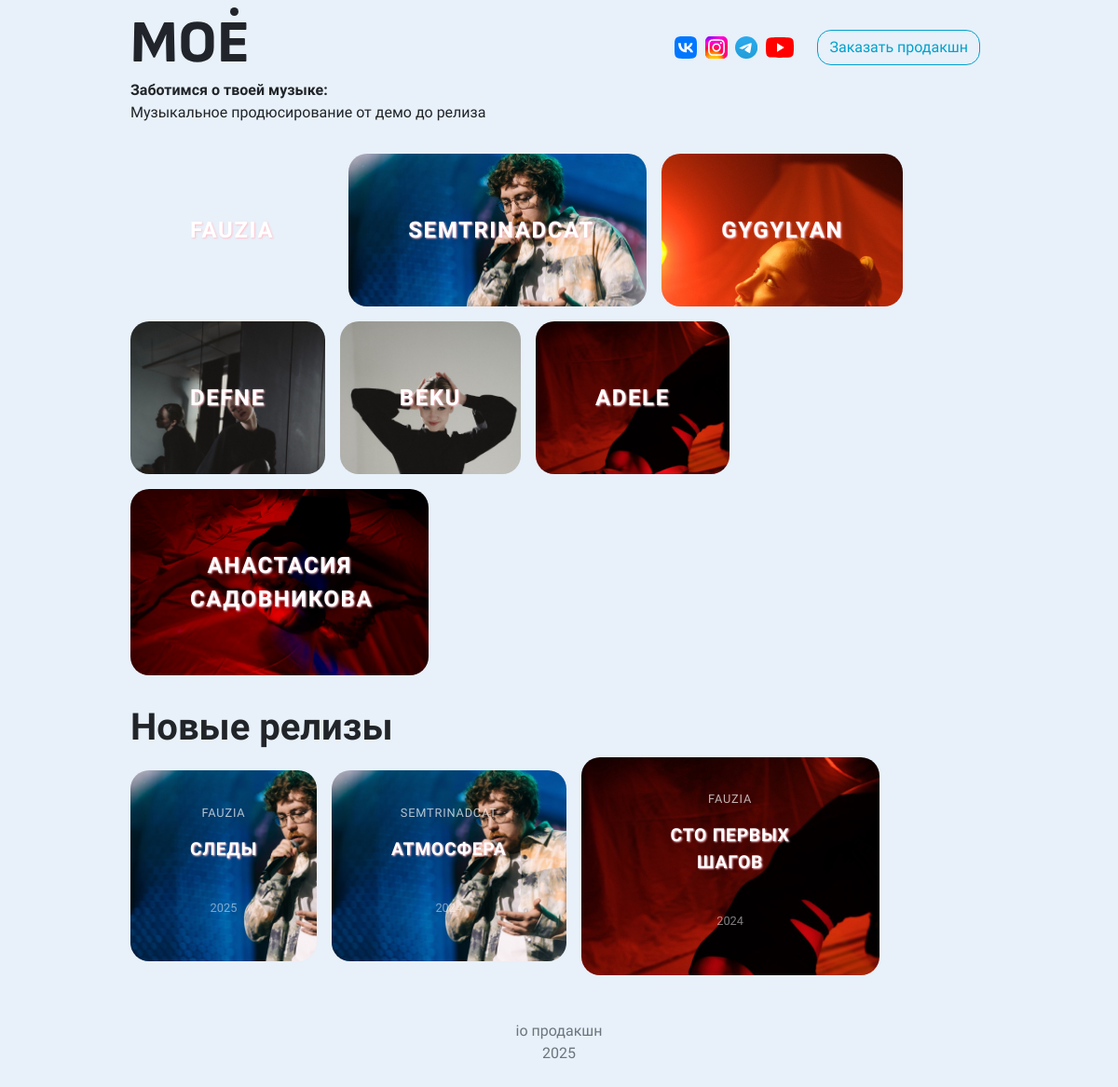
The page / on the database its author committed.
### iocrm_app/models.py (models this page shows, shortened)
class Artist(models.Model):
    name = models.CharField(max_length=200, verbose_name="артист")
    created_at = models.DateTimeField(auto_now_add=True)
    updated_at = models.DateTimeField(auto_now=True)
    cover_image = models.FileField(upload_to='images/', null=True, blank=True)
    ordering = ["updated_at"]
    artist_link = models.CharField(max_length=200, verbose_name="ссылка", blank=True, null=True)
    landing = models.BooleanField()
    @property
    def get_cover_url(self):
        if self.cover_image and hasattr(self.cover_image, 'url'):
            return self.cover_image.url
        else:
            return "/media/images/avatar.png"
    def __str__(self):
        return self.name

class Release(models.Model):
    release_cover = models.FileField(upload_to='images/', null=True, blank=True)
    song = models.ForeignKey(Project, related_name="projects", verbose_name="проекты", on_delete = models.PROTECT)
    landing = models.BooleanField()
    release_date = models.DateField(blank=True, null=True)
    created_at = models.DateTimeField(auto_now_add=True)
    updated_at = models.DateTimeField(auto_now=True)
    ordering = ["updated_at"]
    @property
    def get_cover_url(self):
        if self.release_cover and hasattr(self.release_cover, 'url'):
            return self.release_cover.url
        else:
            return "/media/images/avatar.png"

class Project(models.Model):
    song = models.CharField(max_length=200, verbose_name="песни")
    artist = models.ForeignKey(Artist, related_name="projects", verbose_name="проекты", on_delete = models.PROTECT)
    price = models.IntegerField(verbose_name="стоимость")
    agreement = models.URLField(blank=True, null=True, verbose_name="договор")
    result = models.URLField(blank=True, null=True, verbose_name="результат")
    yandex = models.URLField(blank=True, null=True, verbose_name="ссылка на прослушивание")
    status = models.CharField(max_length=16, choices=PROJECT_CHOICES, default='demo', verbose_name="статус")
    created_at = models.DateTimeField(auto_now_add=True)
    updated_at = models.DateTimeField(auto_now=True)
    def __str__(self):
        return self.song
    ordering = ["-updated_at"]

### landing_app/views.py (the view)
# urls.py: path("", views.home, name="home"),
def home(request):
    artist = Artist.objects.filter(landing=True)
    re = Release.objects.filter(landing=True).order_by("-release_date")
    return render(request, 'landing/home.html', {"artist": artist, "release": re})

### landing_app/templates/landing/home.html (shortened to what this page needs)
{% extends 'landing/base.html' %}
{% block content %}
<div class="">
    <div class="container-md d-flex flex-wrap min-width-zero justify-content-start" style="max-width: 60em;">
        <div class="m-2 me-auto" style="">
            <a href="/">
            </a>
        <p style="max-width: 30em;"><b>Заботимся о твоей музыке: </b></br>Музыкальное продюсирование от демо до релиза
</p></div>
        <div class="p-3 mobile-inv" style="max-width: 60em; max-height: 2em;">
            <span class="iconall">
                <a href="https://vk.com/io.prod" target="_blank" class="iconlink">
                </a>
                <a href="https://www.instagram.com/reenut_io/?hl=en" target="_blank" class="iconlink">
                </a>
                <a href="https://t.me/melancholioioio" target="_blank" class="iconlink">
                </a>
                <a href="https://www.youtube.com/channel/UCNb_BMEqjcTtZK_7VgcUJUw" target="_blank" class="iconlink">
                </a>
            </span>
            <a href="https://t.me/charlessnot" target="_blank" class="my-3 zakaz btn btn-outline-primary">Заказать продакшн</a>
        </div>
    </div>
    <div class="container-md d-flex flex-wrap min-width-zero justify-content-start" style="width: auto; max-width: 60em;">
        {% for ar in artist %}
            <div class="d-flex">
                <div class="m-2 p-5 text-center mobile-sm" style="text-align: center; max-width: 20em; border-radius: 20px; background-image: url('{{ ar.get_cover_url}}'); background-size: cover;">
                        <a href="{{ar.artist_link}}" target="_blank" class="artistlink">
                            <p class="m-3" style="text-align: center; text-transform: uppercase; font-weight: 800; font-size: 1.5em; color: white; letter-spacing: 0.1rem; text-shadow: 1px 1px 2px pink; text-decoration: none;">{{ ar.name }}</p>
                        </a>
                </div>
            </div>
        {% endfor %}
    </div>
    <div class="container-md d-flex flex-wrap min-width-zero justify-content-start" style="max-width: 60em;">
        <h1 class="m-2 pt-3" style="font-weight: 800;">Новые релизы</h1>
    </div>
    <div class="container-md d-flex flex-wrap min-width-zero justify-content-start" style="width: auto; max-width: 60em;">
        {% for re in release|slice:":10" %}
            <div class="d-flex">
                <div class="mx-2 p-5 text-center align-self-center mobile-sm" style="text-align: center; max-width: 20em; border-radius: 20px; background-image: url('{{ re.get_cover_url}}'); background-size: cover;">
                        <p class="artistrelease" style="letter-spacing: 0.05rem; text-transform: uppercase;">{{re.song.artist}}</p>
                        <a href="#" class="artistlink">
                            <p class="m-3" style="max-height: 10em; text-transform: uppercase; font-weight: 800; font-size: 1.2em; letter-spacing: 0.05rem; color: white; text-shadow: 1px 1px 2px pink; text-decoration: none;">{{ re.song }}</p>
                        </a>
                    <p class="daterelease">{{re.release_date|date:"Y"}}</p>
                </div>
            </div>
        {% endfor %}
    </div>
    <div class="container-md pt-5 text-center" style="width: auto; max-width: 60em;">
        <span class="text-secondary">io продакшн</span> </br>
        <span class="text-secondary pb-5">2025</span>
    </div>
</div>
{% endblock %}

### landing_app/templates/landing/base.html (shortened to what this page needs)
{% load static %}
<!DOCTYPE html>
<html>
<head>
    {% load bootstrap5 %}
    {% bootstrap_css %}
    <link rel="stylesheet" href="{% static 'home.css' %}">
</head>
<body>
        {% block content %}
        {% endblock %}
</body>
</html>

### landing_app/static/home.css (style rules this page uses)
body { background-color: #E8F0F9; font-family: Sofia Sans, PT Sans; }
.artistlink { text-decoration: none; }
@media (min-width: 575.98px) { .mobile-inv { display: inline-block; } }
.zakaz { color: #00A2CE; border-color: #00A2CE; border-radius: 15px; }
.iconlink { max-height: 0.2em; text-decoration: none; margin-right: 5px; }
.iconall { margin-right: 1em; }
.artistrelease { margin-top: -1em; color: white; font-size: 0.8em; opacity: 0.7; }
.daterelease { margin-top: 3em; margin-bottom: 0; color: white; font-size: 0.8em; opacity: 0.5; }

### rows shown on the page
Artist: name "FAUZIA"
Artist: get_cover_url (picture), name "SEMTRINADCAT"
Artist: get_cover_url (picture), name "GYGYLYAN"
Artist: get_cover_url (picture), name "DEFNE"
Artist: get_cover_url (picture), name "BEKU"
Artist: get_cover_url (picture), name "ADELE"
Artist: get_cover_url (picture), name "АНАСТАСИЯ САДОВНИКОВА"
Release: get_cover_url (picture), song.artist "FAUZIA", song "СЛЕДЫ", release_date "2025"
Release: get_cover_url (picture), song.artist "SEMTRINADCAT", song "АТМОСФЕРА", release_date "2024"
Release: get_cover_url (picture), song.artist "FAUZIA", song "СТО ПЕРВЫХ ШАГОВ", release_date "2024"
